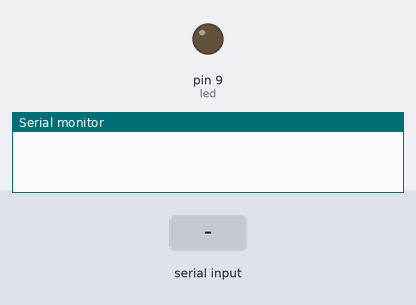
A sketch run on a simulated Arduino Uno, built with avr-gcc and run on an emulated ATmega328P. On the bench: output pins drawn as LEDs (lit = HIGH), the last lines printed to the serial monitor. Inputs (shaded band) come from the test bench.

Above: at 1.2 s.
1.3 s: "90,45\n" received over Serial
At 3.2 s:
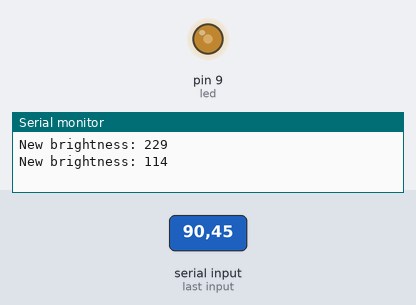
4.3 s: "5\n" received over Serial
At 5.3 s:
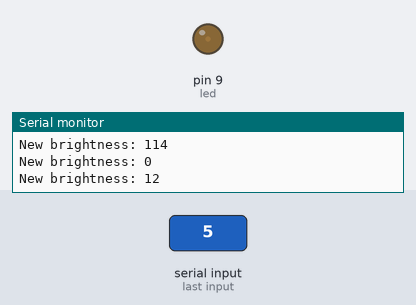
7.3 s: "30,150\n" received over Serial
At 8.8 s:
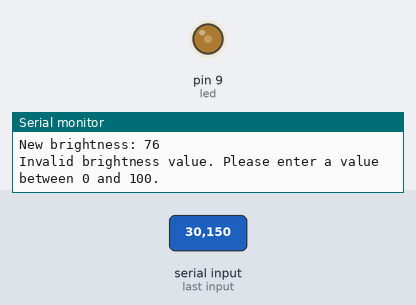
10.3 s: "90\n" received over Serial
At 11.2 s:
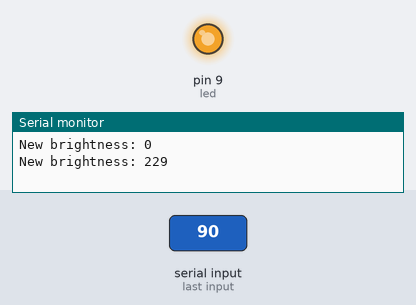
Timing chart, 0 to 13.5 s (numbered marks = the images above; inputs shaded):
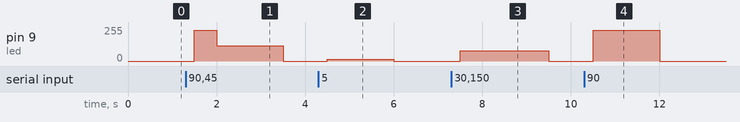

Measured:
- after the input at 1.3 s, pin 9 (led): 0/255 → 229/255 after 0.20 s, → 114/255 0.50 s later, → 0/255 1.5 s later
- after the input at 4.3 s, pin 9 (led): 0/255 → 12/255 after 0.20 s, → 0/255 1.5 s later
- after the input at 7.3 s, pin 9 (led): 0/255 → 76/255 after 0.20 s, → 0/255 2.0 s later
- after the input at 10.3 s, pin 9 (led): 0/255 → 229/255 after 0.20 s, → 0/255 1.5 s later

The sketch:

led_fade.ino
```cpp
int led = 9;           // PWM pin for the LED
int brightness = 0;     // Setting the brightness of the LED in %
int fadeAmount = 5;     // Fading step (0-255)

void setup() {
  Serial.begin(9600);
  pinMode(led, OUTPUT);
}

void loop() {
  // Check if there is data available on the serial port
  if (Serial.available() > 0) {
    // Read the integer value from the serial port
    int integerPercentage = Serial.parseInt();


    // Check if the value is within the valid range (0-100)
    if (integerPercentage >= 0 && integerPercentage <= 100) {
      // Map the percentage to the PWM range (0-255)
      brightness = map(integerPercentage, 0, 100, 0, 255);

      // Update the LED brightness
      analogWrite(led, brightness);

      // Print the new brightness to the serial port
      Serial.print("New brightness: ");
      Serial.println(brightness);
    } else {
      // Print an error message if the value is out of range
      Serial.println("Invalid brightness value. Please enter a value between 0 and 100.");
    }
  }


  // Add a short delay to avoid overwhelming the serial port
  delay(500);
}
```
